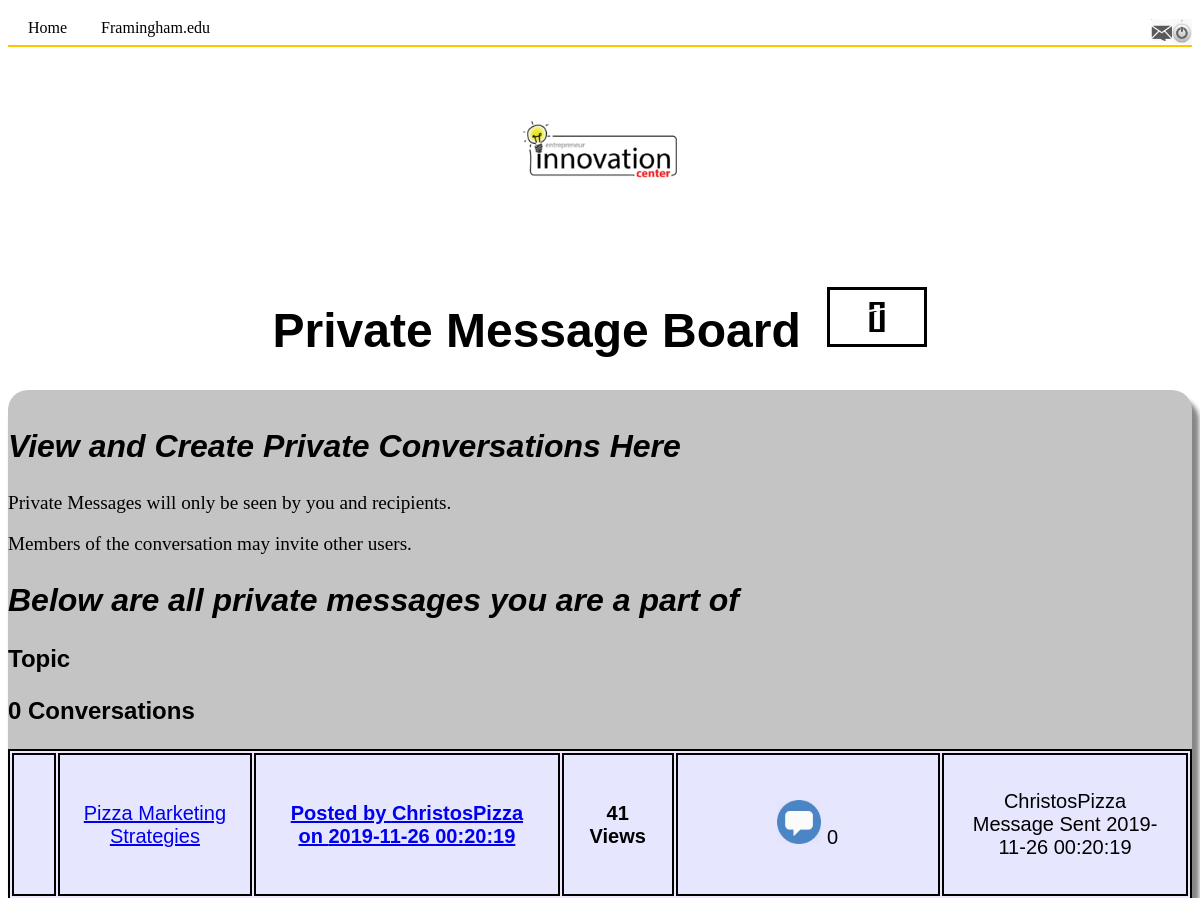
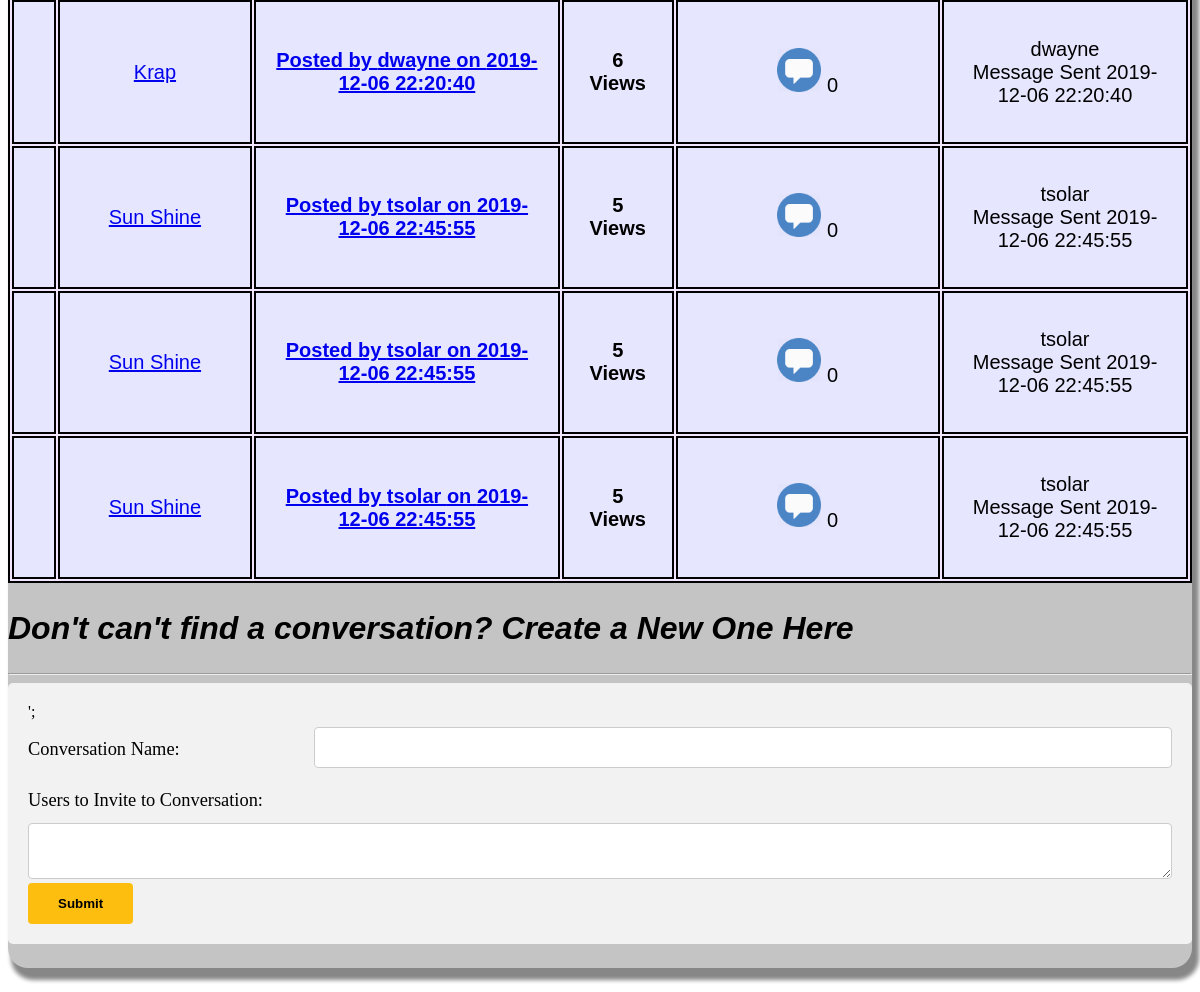
The page /PrivateMessageBoard.php (signed in) on the database its author committed (2 pictures, top to bottom).
### tables this page shows
CREATE TABLE `privatemessageboards` (
  `BoardId` int(11) NOT NULL COMMENT 'Id of User''s Message Board',
  `Username` varchar(255) NOT NULL COMMENT 'Username of Messanger',
  `Name` varchar(255) NOT NULL COMMENT 'Name of Messanger',
  `Email` varchar(255) NOT NULL COMMENT 'Email Address of Messanger',
  `Conversations` int(11) NOT NULL COMMENT 'Number of Private Conversations Participating In',
  `UserId` int(11) NOT NULL COMMENT 'Site Account Id',
  `ProfileImage` text NOT NULL COMMENT 'Shows Up With Message',
  `PMList` longtext COMMENT 'List of Private Conversations User is Part of',
  `Signature` varchar(150) DEFAULT NULL COMMENT 'Optional Signature that appears below User''s post'
);

CREATE TABLE `privateconversations` (
  `ConversationId` int(11) NOT NULL COMMENT 'Conversation Id',
  `CreatorId` int(11) NOT NULL COMMENT 'Id of Conversation Creator',
  `ConversationName` varchar(255) NOT NULL COMMENT 'Name of Conversation',
  `CreatorName` varchar(255) NOT NULL COMMENT 'Creator of Conversation',
  `CreationTime` datetime NOT NULL COMMENT 'Date the Conversation was Made',
  `Views` int(11) NOT NULL COMMENT 'How Many times this conversation was looked at',
  `Messages` int(11) NOT NULL COMMENT 'Number of Messages in Conversation',
  `LastMessanger` varchar(255) NOT NULL COMMENT 'Last Message Sender',
  `LastMessageSentTime` datetime NOT NULL COMMENT 'Time Last Message was Sent',
  `Pinned` tinyint(1) NOT NULL COMMENT 'Whether or Not User sees Conversation as Important'
);

### PrivateMessageBoard.php (the view, shortened to what this page needs)
<!DOCTYPE HTML>
<html lang="en">
	<head>
		<link href='css/Intern1.css' rel='stylesheet'/>
		<link href='css/member_page.css' rel='stylesheet'/>
	</head>
		<body>
		<div id='links'>
			<a href='Home.php'>Home</a>
			<a href="https://www.framingham.edu" target="_blank" style="margin-left: 30px">Framingham.edu</a>
		<?php
		$con = new PDO('mysql:host=localhost:3306;dbname=internsite;charset=utf8mb4','SiteAdmin','fsuintern495');
		if(isset($_SESSION['loggedin'])) {
			if($_SESSION['loggedin'] == true) {
				if($_SESSION['UserType'] == "Member") {
					echo "<img src='images/PowerOpen.png' class='accounts' onmouseover='this.src=\"images/PowerPressed.png\";' onmouseout='this.src=\"images/PowerOpen.png\";' alt='Account Tab'/>";
					echo "<a href='PrivateMessageBoard.php'><img src='images/PM.png' class='accounts' onmouseover='this.src=\"images/PMOpen.png\";' onmouseout='this.src=\"images/PM.png\";' alt='Private Messages'/></a>";
					}
			}
		}
	   $cid = 0;
		if(isset($_SESSION['UserType'])) {
			if ($_SESSION['UserType'] == "Intern") {
					$cid = $_SESSION['InternId'];
			}
			else if($_SESSION['UserType'] == "Member") {
					$cid = $_SESSION['MemberId'];
			}
		    else
					header("Location: Login.php?location=" . urlencode($_SERVER['REQUEST_URI']));
		}
		$sql = $con -> query("SELECT * FROM privatemessageboards WHERE UserId = '$cid'");
		$Board = $sql -> fetch(PDO::FETCH_ASSOC);
		$convList = explode(" ", $Board['PMList']);
?>
</div>
		<hr color="#FFC400" clear=both>
		<br><a href="Home.php"><img id="fsu_logo" src="images/fsu_logo.png" alt="FSU Logo"/></a>
		<h1>Private Message Board &nbsp;<img src="images/Logo.jpg" height="60px" width="100px" style="border: solid; margin-top: 2%"></img></h1>
		<div class='txt'>
		<h2>View and Create Private Conversations Here</h2>
		<p>Private Messages will only be seen by you and recipients.</p>
		<p>Members of the conversation may invite other users.</p>
		<h2>Below are all private messages you are a part of</h2>
		<div id='ForumHeading'>
		<h3 id='t'>Topic</h3>
		<h3 id='c'><?php echo $Board['Conversations']?> Conversations</h3>
		</div>
		<?php
		if(!empty($Board['PMList'])) {
		echo "<div style='overflow-x:auto;overflow-y:auto;'>";
		echo "<table id = 'MessageBoard'>";
		$pin = "";
		$conversations = array();
		foreach($convList as $converse) {
			$conversationGet = $con -> query("SELECT * FROM privateconversations WHERE ConversationId = '$converse'");
			$conversation = $conversationGet -> fetch(PDO::FETCH_ASSOC);
			array_push($conversations, $conversation);
		}
		for ($i = 0; $i < sizeof($convList) - 1; $i++) {
			echo "<tr>";
			echo "<td>" . $pin . "<td><a href='PrivateMessage.php?pm=" . $conversations[$i]['ConversationId'] . "'>" . $conversations[$i]['ConversationName'] . "</a><td><a href='PrivateMessage.php?pm=" . $conversations[$i]['ConversationId'] . "'" . "<br><h4>Posted by " . $conversations[$i]['CreatorName'] . " on " . $conversations[$i]['CreationTime'] . "</h4><td><h4>" . $conversations[$i]['Views'] . " Views</h4><td><img src='images/chat.jpg' class='ForumList' alt='messages:'/> " . $conversations[$i]['Messages'] . "<td>" . $conversations[$i]['LastMessanger'] . "<br>Message Sent " . $conversations[$i]['LastMessageSentTime'];
		}
		echo "</table>";
		echo "</div>";
		}
		?>
		<h2>Don't can't find a conversation? Create a New One Here</h2>
		<hr>
		<div class="container">';
			<form action="PrivateMessageCreate.php" method="post">
				<div class="row">
					<div class="col-25">
						<label for="CName">Conversation Name: </label>
					</div>
					<div class="col-75">
						<input type="text" name="CName" autocomplete="off"autofocus>
					</div>
				</div>
				<div class="row">
					<div class="col-25">
						<label for="Invitees">Users to Invite to Conversation: </label>
					</div>
						<textarea name="Invitees" autocomplete="off"></textarea>
					<div class="row">
					<input id="submitButton" type="submit" value="Submit">
				</div>
				</div>
		</div>
		</body>
		</html>

### css/Intern1.css (style rules this page uses)
body { text-align:center; }
div#links { display: block; text-decoration: none; text-align: left; margin-left: 20px; font-size: 100%; }
div#links a { text-decoration: none; color: black; }
div.txt { padding:1% 0% 2% 0%; margin:1% 0% 2% 0%; background-color:#C4C4C4; text-align:left; box-shadow: 5px 10px 4px 2px #878787; border-radius: 20px; }
h1 { font-size:300%; font-family:Arial; }
h2 { font-size:200%; font-family:Arial; font-style: italic; }
h3 { font-size:150%; font-family:Arial; }
p, address { font-size:120%; font-family:Tahoma; }
table, td, th, tr { border: black 2px solid; }
td { text-align:center; font-family: Sans-Serif; padding:20px; font-size:125%; background-color:#e6e6ff; }
tr { background-color: #e6e6ff; }
table { background-color:#f2e6ff; }
img.ForumList { width:20%; height:20%; }
img.accounts { width: 1.75%; height: 1.75%; float: right; display: block; }

### css/member_page.css (style rules this page uses)
* { box-sizing: border-box; }
#fsu_logo { width: 13%; height: 13%; float: initial; }
input[type=text], input[type=email], input[type=tel], input[type=password], textarea { width: 100%; padding: 12px; border: 1px solid #ccc; border-radius: 4px; resize: vertical; }
label { padding: 12px 12px 12px 0; display: inline-block; font-size: 115%; font-family: Georgia; }
#submitButton { background-color: #febe10; color: black; padding: 13px 30px; border: none; border-radius: 4px; cursor: pointer; font-weight: bold; }
.container { border-radius: 5px; background-color: #f2f2f2; padding: 20px; }
.col-25 { float: left; width: 25%; margin-top: 6px; }
.col-75 { float: left; width: 75%; margin-top: 6px; }
.row:after { content: ""; display: table; clear: both; }

### rows shown on the page
privatemessageboards: Conversations "0"
privateconversations: ConversationName "Pizza Marketing Strategies", CreatorName "ChristosPizza", CreationTime "2019-11-26 00:20:19", Views "41", Messages "0", LastMessanger "ChristosPizza", LastMessageSentTime "2019-11-26 00:20:19"
privateconversations: ConversationName "Krap", CreatorName "dwayne", CreationTime "2019-12-06 22:20:40", Views "6", Messages "0", LastMessanger "dwayne", LastMessageSentTime "2019-12-06 22:20:40"
privateconversations: ConversationName "Sun Shine", CreatorName "tsolar", CreationTime "2019-12-06 22:45:55", Views "5", Messages "0", LastMessanger "tsolar", LastMessageSentTime "2019-12-06 22:45:55"
